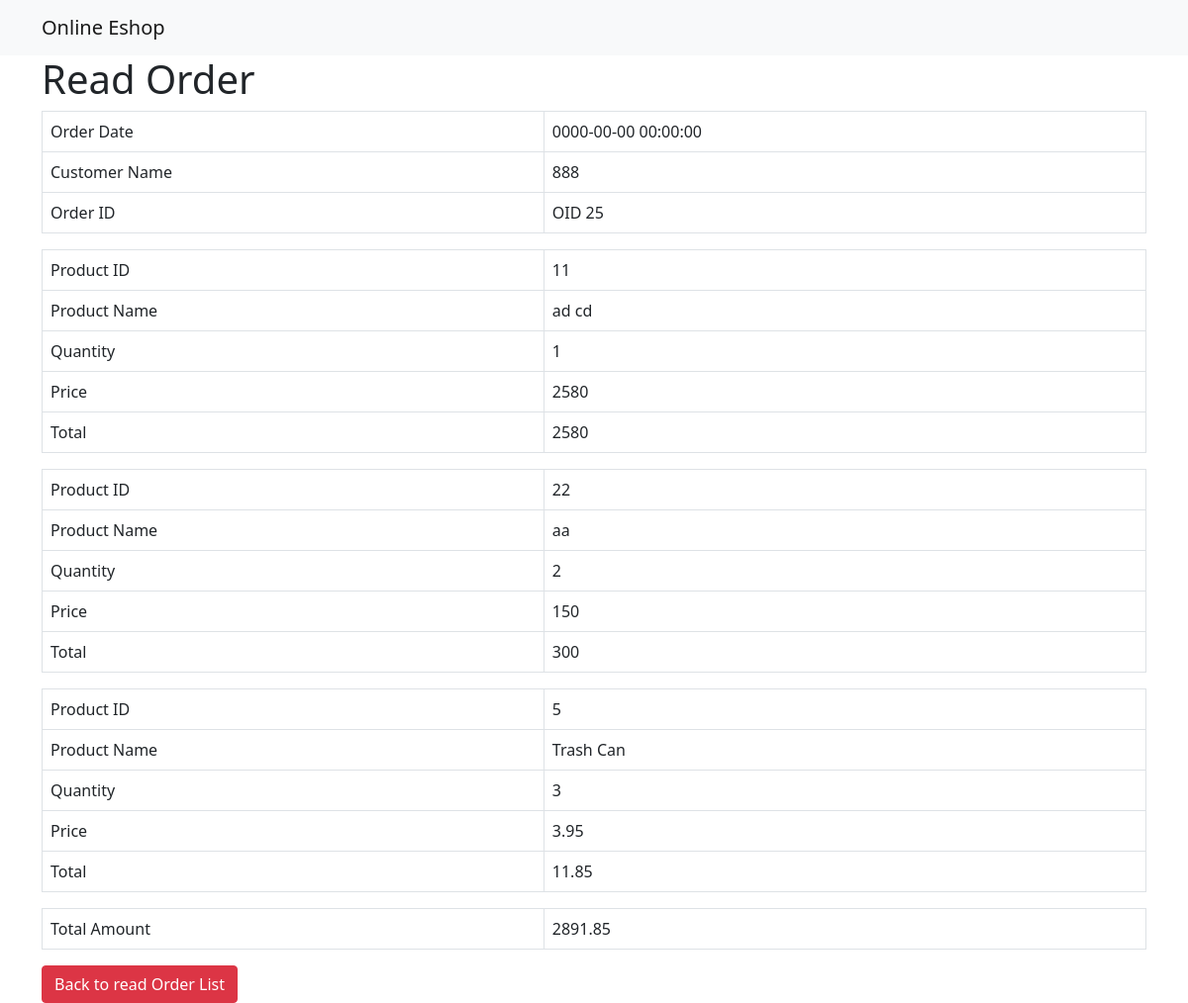
Page /eshop/read_order.php?order_id=25 (signed in) on the committed database.
### tables this page shows
CREATE TABLE `orderdetails` (
  `order_date` timestamp NOT NULL DEFAULT current_timestamp() ON UPDATE current_timestamp(),
  `order_id` int(11) NOT NULL,
  `product_id` int(11) NOT NULL,
  `quantity` int(11) NOT NULL,
  `name` varchar(40) NOT NULL
);

CREATE TABLE `products` (
  `id` int(11) NOT NULL,
  `name` varchar(128) NOT NULL,
  `category` int(11) NOT NULL,
  `description` text NOT NULL,
  `price` double NOT NULL,
  `promotion_price` double NOT NULL,
  `manufacture_date` date NOT NULL,
  `expired_date` date NOT NULL,
  `created` datetime NOT NULL,
  `modified` timestamp NOT NULL DEFAULT current_timestamp() ON UPDATE current_timestamp()
);

### eshop/read_order.php (the view, shortened to what this page needs)
<!DOCTYPE HTML>
<html>
<head>
    <link href="https://cdn.jsdelivr.net/npm/bootstrap@5.1.3/dist/css/bootstrap.min.css" rel="stylesheet">
</head>
<body>
    <nav class="navbar navbar-expand-lg navbar-light bg-light">
        <div class="container">
            <a class="navbar-brand" href="#">Online Eshop</a>
        </div>
    </nav>
    <div class="container">
        <div class="page-header">
            <h1>Read Order</h1>
        </div>
        <?php
        $proid = isset($_GET['order_id']) ? $_GET['order_id'] : die('ERROR: Record order id not found.');
        include 'config/database.php';
        try {
            $query = "SELECT order_id, orderdetails.name, product_id, quantity, order_date, products.price as pprice, products.id as pid, products.name as pname
            FROM orderdetails
            INNER JOIN products
            ON orderdetails.product_id = products.id
            WHERE order_id = ?";
            $stmt = $con->prepare($query);
            $stmt->bindParam(1, $proid);
            $stmt->execute();
            $row = $stmt->fetch(PDO::FETCH_ASSOC);
            $order_id = $row['order_id'];
            $customer = $row['name'];
            $order_date = $row['order_date'];
            $totalamount = 0;
        ?>
            <table class='table table-hover table-responsive table-bordered'>
                <tr><td class='col-5'>Order Date</td><td class='col-6'><?php echo $order_date ?></td></tr>
                <tr><td class='col-5'>Customer Name</td><td class='col-6'><?php echo $customer ?></td></tr>
                <tr><td class='col-5'>Order ID</td><td class='col-6'><?php echo "OID ". $order_id ?></td></tr>
            </table>
            <?php
                $stmt->execute();
                while ($row = $stmt->fetch(PDO::FETCH_ASSOC)) {
                    extract($row);
                    echo "<table class='table table-hover table-responsive table-bordered class='col-5'>";
                    echo "<tr><td class='col-5'>Product ID</td><td class='col-6'>{$pid}</td></tr>";
                    echo "<tr><td class='col-5'>Product Name</td><td class='col-6'>{$pname}</td></tr>";
                    echo "<tr><td class='col-5'>Quantity</td><td class='col-6'>{$quantity}</td></tr>";
                    echo "<tr><td class='col-5'>Price</td><td class='col-6'>{$pprice}</td></tr>";
                    $total = ($pprice * $quantity);
                    echo "<tr><td>Total</td><td colspan='7'>{$total}</td></tr>";
                    $totalamount = $totalamount + $total;
                    echo "</table>";
                }
            ?>
                <?php
                    echo "<table class='table table-hover table-responsive table-bordered col-5'>";
                    echo "<tr><td class='col-5'>Total Amount</td><td class='col-6'>{$totalamount}</td></tr>";
                    echo "</table>";
                ?>
            <?php
        }
        catch (PDOException $exception) {
            die('ERROR: ' . $exception->getMessage());
        }
        ?>
        <tr>
            <td colspan = "6">
                <a href='order_list.php' class='btn btn-danger'>Back to read Order List</a>
            </td>
        </tr>
    </div>
</body>
</html>

### rows in the picture
orderdetails: order_date "0000-00-00 00:00:00", name "888", order "25", product "11", product.name "ad cd", quantity "1", product.price "2580"
orderdetails: product "22", product.name "aa", quantity "2", product.price "150", total "300"
orderdetails: product "5", product.name "Trash Can", quantity "3", product.price "3.95", total "11.85"

### other values in the picture
$totalamount "2891.85"
